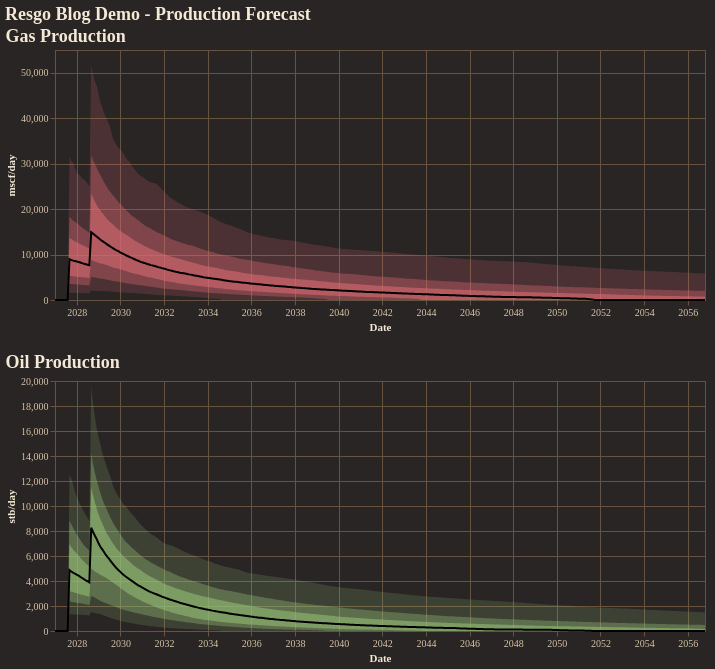

Notebook code cell kept with this figure:
### Code cell
fig = reporter.plotter.combined_production_plot(
    figsize=(650, 250),
    backend=PLOTTING_BACKEND
)
fig.show()

### Figure 1 — Vega-Lite specification as saved in the notebook (floating-point values rounded to 4 significant figures; data arrays with more than 128 entries replaced by an {"elided": "..."} marker saying what was removed)
{"config": {"background": "#292524", "view": {"fill": "#292524", "stroke": "#665340"}, "title": {"color": "#f4e9d7", "font": "Merriweather", "fontSize": 18, "fontWeight": 600, "subtitleColor": "#d5c2a6", "anchor": "start"}, "axis": {"domainColor": "#665340", "gridColor": "#665340", "tickColor": "#665340", "labelColor": "#d5c2a6", "titleColor": "#f4e9d7", "labelFont": "Merriweather", "titleFont": "Merriweather"}, "legend": {"titleColor": "#f4e9d7", "labelColor": "#d5c2a6", "labelFont": "Merriweather", "titleFont": "Merriweather", "orient": "top-right", "symbolType": "circle"}, "header": {"labelColor": "#d5c2a6", "titleColor": "#f4e9d7", "labelFont": "Merriweather", "titleFont": "Merriweather"}, "mark": {"color": "#c78d3b"}, "line": {"color": "#c78d3b"}, "bar": {"color": "#c78d3b"}, "point": {"color": "#ddb06d"}, "area": {"color": "#c78d3b", "opacity": 0.35}, "text": {"color": "#f4e9d7", "font": "Merriweather"}, "range": {"category": ["#5DA5DA", "#F28E2B", "#59C36A", "#E15759", "#B07AA1", "#4ECDC4", "#FF9DA7", "#EDC948"]}}, "vconcat": [{"layer": [{"mark": {"type": "area", "color": "rgba(224, 108, 117, 1.0)", "opacity": 0.18}, "encoding": {"tooltip": [{"field": "date", "title": "Date", "type": "temporal"}, {"field": "p01", "format": ",.2f", "title": "P01", "type": "quantitative"}, {"field": "p10", "format": ",.2f", "title": "P10", "type": "quantitative"}, {"field": "p25", "format": ",.2f", "title": "P25", "type": "quantitative"}, {"field": "p50", "format": ",.2f", "title": "P50", "type": "quantitative"}, {"field": "p75", "format": ",.2f", "title": "P75", "type": "quantitative"}, {"field": "p90", "format": ",.2f", "title": "P90", "type": "quantitative"}, {"field": "p99", "format": ",.2f", "title": "P99", "type": "quantitative"}], "x": {"field": "date", "title": "Date", "type": "temporal"}, "y": {"field": "p01", "title": "mscf/day", "type": "quantitative"}, "y2": {"field": "p99"}}}, {"mark": {"type": "area", "color": "rgba(224, 108, 117, 1.0)", "opacity": 0.35}, "encoding": {"tooltip": [{"field": "date", "title": "Date", "type": "temporal"}, {"field": "p01", "format": ",.2f", "title": "P01", "type": "quantitative"}, {"field": "p10", "format": ",.2f", "title": "P10", "type": "quantitative"}, {"field": "p25", "format": ",.2f", "title": "P25", "type": "quantitative"}, {"field": "p50", "format": ",.2f", "title": "P50", "type": "quantitative"}, {"field": "p75", "format": ",.2f", "title": "P75", "type": "quantitative"}, {"field": "p90", "format": ",.2f", "title": "P90", "type": "quantitative"}, {"field": "p99", "format": ",.2f", "title": "P99", "type": "quantitative"}], "x": {"field": "date", "title": "Date", "type": "temporal"}, "y": {"field": "p10", "title": "mscf/day", "type": "quantitative"}, "y2": {"field": "p90"}}}, {"mark": {"type": "area", "color": "rgba(224, 108, 117, 1.0)", "opacity": 0.55}, "encoding": {"tooltip": [{"field": "date", "title": "Date", "type": "temporal"}, {"field": "p01", "format": ",.2f", "title": "P01", "type": "quantitative"}, {"field": "p10", "format": ",.2f", "title": "P10", "type": "quantitative"}, {"field": "p25", "format": ",.2f", "title": "P25", "type": "quantitative"}, {"field": "p50", "format": ",.2f", "title": "P50", "type": "quantitative"}, {"field": "p75", "format": ",.2f", "title": "P75", "type": "quantitative"}, {"field": "p90", "format": ",.2f", "title": "P90", "type": "quantitative"}, {"field": "p99", "format": ",.2f", "title": "P99", "type": "quantitative"}], "x": {"field": "date", "title": "Date", "type": "temporal"}, "y": {"field": "p25", "title": "mscf/day", "type": "quantitative"}, "y2": {"field": "p75"}}}, {"mark": {"type": "line", "color": "black", "strokeWidth": 2}, "encoding": {"tooltip": [{"field": "date", "title": "Date", "type": "temporal"}, {"field": "p01", "format": ",.2f", "title": "P01", "type": "quantitative"}, {"field": "p10", "format": ",.2f", "title": "P10", "type": "quantitative"}, {"field": "p25", "format": ",.2f", "title": "P25", "type": "quantitative"}, {"field": "p50", "format": ",.2f", "title": "P50", "type": "quantitative"}, {"field": "p75", "format": ",.2f", "title": "P75", "type": "quantitative"}, {"field": "p90", "format": ",.2f", "title": "P90", "type": "quantitative"}, {"field": "p99", "format": ",.2f", "title": "P99", "type": "quantitative"}], "x": {"field": "date", "title": "Date", "type": "temporal"}, "y": {"field": "p50", "title": "mscf/day", "type": "quantitative"}}}], "data": {"name": "data-520712890bcd0a1d80b3cd82f151d95b"}, "height": 250, "title": "Gas Production", "width": 650}, {"layer": [{"mark": {"type": "area", "color": "rgba(152, 195, 121, 1.0)", "opacity": 0.18}, "encoding": {"tooltip": [{"field": "date", "title": "Date", "type": "temporal"}, {"field": "p01", "format": ",.2f", "title": "P01", "type": "quantitative"}, {"field": "p10", "format": ",.2f", "title": "P10", "type": "quantitative"}, {"field": "p25", "format": ",.2f", "title": "P25", "type": "quantitative"}, {"field": "p50", "format": ",.2f", "title": "P50", "type": "quantitative"}, {"field": "p75", "format": ",.2f", "title": "P75", "type": "quantitative"}, {"field": "p90", "format": ",.2f", "title": "P90", "type": "quantitative"}, {"field": "p99", "format": ",.2f", "title": "P99", "type": "quantitative"}], "x": {"field": "date", "title": "Date", "type": "temporal"}, "y": {"field": "p01", "title": "stb/day", "type": "quantitative"}, "y2": {"field": "p99"}}}, {"mark": {"type": "area", "color": "rgba(152, 195, 121, 1.0)", "opacity": 0.35}, "encoding": {"tooltip": [{"field": "date", "title": "Date", "type": "temporal"}, {"field": "p01", "format": ",.2f", "title": "P01", "type": "quantitative"}, {"field": "p10", "format": ",.2f", "title": "P10", "type": "quantitative"}, {"field": "p25", "format": ",.2f", "title": "P25", "type": "quantitative"}, {"field": "p50", "format": ",.2f", "title": "P50", "type": "quantitative"}, {"field": "p75", "format": ",.2f", "title": "P75", "type": "quantitative"}, {"field": "p90", "format": ",.2f", "title": "P90", "type": "quantitative"}, {"field": "p99", "format": ",.2f", "title": "P99", "type": "quantitative"}], "x": {"field": "date", "title": "Date", "type": "temporal"}, "y": {"field": "p10", "title": "stb/day", "type": "quantitative"}, "y2": {"field": "p90"}}}, {"mark": {"type": "area", "color": "rgba(152, 195, 121, 1.0)", "opacity": 0.55}, "encoding": {"tooltip": [{"field": "date", "title": "Date", "type": "temporal"}, {"field": "p01", "format": ",.2f", "title": "P01", "type": "quantitative"}, {"field": "p10", "format": ",.2f", "title": "P10", "type": "quantitative"}, {"field": "p25", "format": ",.2f", "title": "P25", "type": "quantitative"}, {"field": "p50", "format": ",.2f", "title": "P50", "type": "quantitative"}, {"field": "p75", "format": ",.2f", "title": "P75", "type": "quantitative"}, {"field": "p90", "format": ",.2f", "title": "P90", "type": "quantitative"}, {"field": "p99", "format": ",.2f", "title": "P99", "type": "quantitative"}], "x": {"field": "date", "title": "Date", "type": "temporal"}, "y": {"field": "p25", "title": "stb/day", "type": "quantitative"}, "y2": {"field": "p75"}}}, {"mark": {"type": "line", "color": "black", "strokeWidth": 2}, "encoding": {"tooltip": [{"field": "date", "title": "Date", "type": "temporal"}, {"field": "p01", "format": ",.2f", "title": "P01", "type": "quantitative"}, {"field": "p10", "format": ",.2f", "title": "P10", "type": "quantitative"}, {"field": "p25", "format": ",.2f", "title": "P25", "type": "quantitative"}, {"field": "p50", "format": ",.2f", "title": "P50", "type": "quantitative"}, {"field": "p75", "format": ",.2f", "title": "P75", "type": "quantitative"}, {"field": "p90", "format": ",.2f", "title": "P90", "type": "quantitative"}, {"field": "p99", "format": ",.2f", "title": "P99", "type": "quantitative"}], "x": {"field": "date", "title": "Date", "type": "temporal"}, "y": {"field": "p50", "title": "stb/day", "type": "quantitative"}}}], "data": {"name": "data-291123f563d2e49508875e6006d22a68"}, "height": 250, "title": "Oil Production", "width": 650}], "title": "Resgo Blog Demo - Production Forecast", "$schema": "https://vega.github.io/schema/vega-lite/v5.20.1.json", "datasets": {"data-520712890bcd0a1d80b3cd82f151d95b": {"elided": "360 records"}, "data-291123f563d2e49508875e6006d22a68": {"elided": "360 records"}}}
